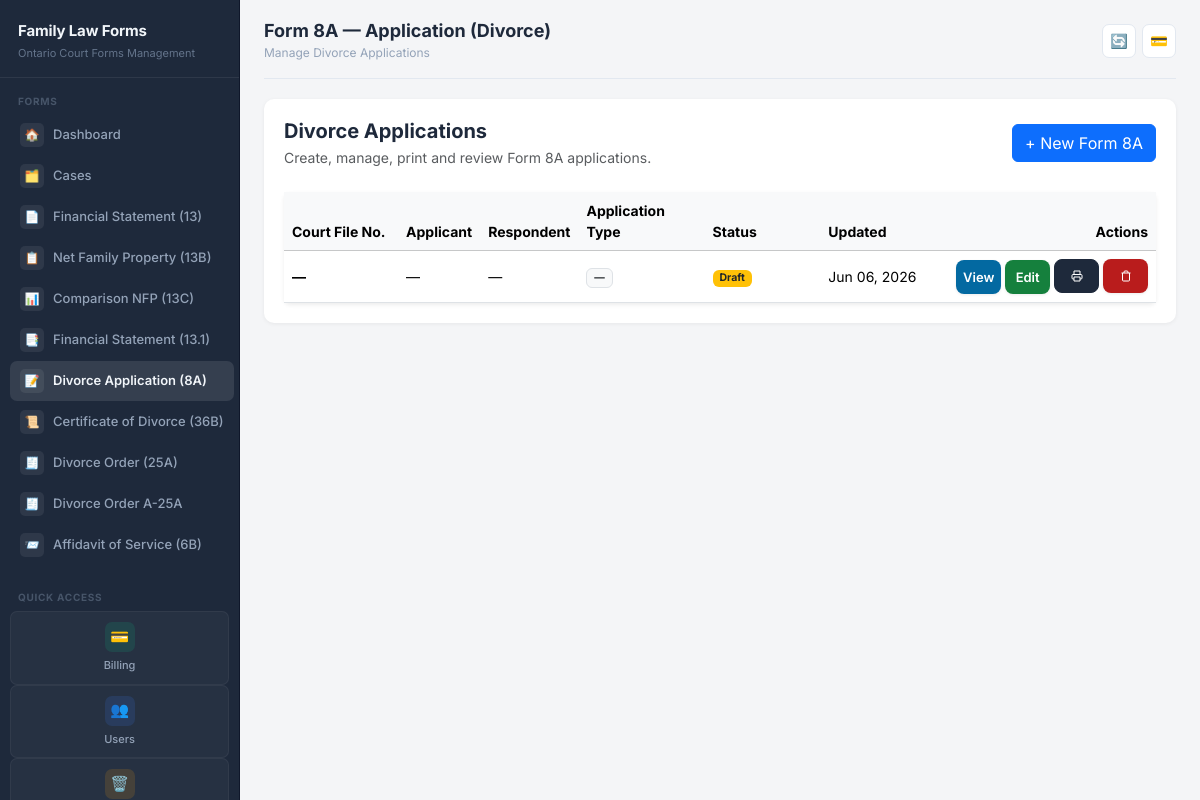
The page /forms/application-divorce-8a/ (signed in) on the database as committed earlier.
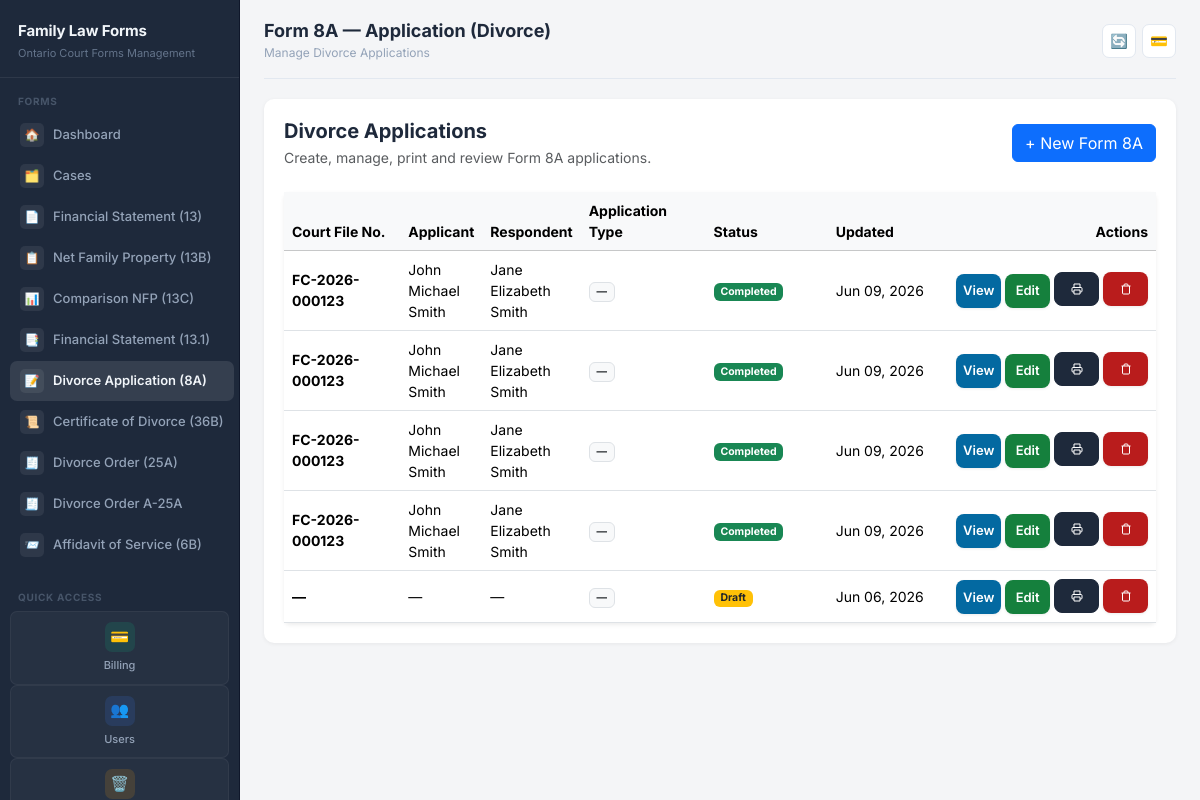
The same page on the database as committed later.
### forms/models.py (models this page shows, shortened)
class SoftDeleteMixin(models.Model):
    is_deleted = models.BooleanField(default=False)
    deleted_at = models.DateTimeField(null=True, blank=True)
    objects = SoftDeleteManager()
    all_objects = AllObjectsManager()
    deleted_objects = DeletedObjectsManager()
    class Meta:
        abstract = True

class ApplicationDivorce8A(SoftDeleteMixin, models.Model):
    case_file = models.ForeignKey(
        "CaseFile",
        on_delete=models.SET_NULL,
        blank=True,
        null=True,
        related_name="application_divorce_8a_forms"
    )
    court_name = models.CharField(max_length=255, blank=True, null=True)
    court_file_number = models.CharField(max_length=255, blank=True, null=True)
    court_office_address = models.TextField(blank=True, null=True)
    is_simple_divorce = models.BooleanField(default=False)
    is_joint_application = models.BooleanField(default=False)
    applicant_name = models.CharField(max_length=255, blank=True, null=True)
    applicant_address = models.TextField(blank=True, null=True)
    applicant_phone_fax = models.CharField(max_length=255, blank=True, null=True)
    applicant_email = models.EmailField(blank=True, null=True)
    applicant_lawyer_name = models.CharField(max_length=255, blank=True, null=True)
    applicant_lawyer_address = models.TextField(blank=True, null=True)
    applicant_lawyer_phone_fax = models.CharField(max_length=255, blank=True, null=True)
    applicant_lawyer_email = models.EmailField(blank=True, null=True)
    respondent_name = models.CharField(max_length=255, blank=True, null=True)
    respondent_address = models.TextField(blank=True, null=True)
    respondent_phone_fax = models.CharField(max_length=255, blank=True, null=True)
    respondent_email = models.EmailField(blank=True, null=True)
    respondent_lawyer_name = models.CharField(max_length=255, blank=True, null=True)
    respondent_lawyer_address = models.TextField(blank=True, null=True)
    respondent_lawyer_phone_fax = models.CharField(max_length=255, blank=True, null=True)
    respondent_lawyer_email = models.EmailField(blank=True, null=True)
    date_of_issue = models.DateField(blank=True, null=True)
    joint_application_details = models.TextField(blank=True, null=True)
    clerk_name = models.CharField(max_length=255, blank=True, null=True)
    clerk_signature = models.CharField(max_length=255, blank=True, null=True)
    applicant_age = models.PositiveIntegerField(blank=True, null=True)
    applicant_birthdate = models.DateField(blank=True, null=True)
    applicant_resident_in = models.CharField(max_length=255, blank=True, null=True)
    applicant_first_name_before_marriage = models.CharField(max_length=255, blank=True, null=True)
    applicant_last_name_before_marriage = models.CharField(max_length=255, blank=True, null=True)
    applicant_gender = models.CharField(max_length=100, blank=True, null=True)
    applicant_divorced_before = models.BooleanField(default=False)
    applicant_previous_divorce_details = models.TextField(blank=True, null=True)
    applicant_resided_ontario_one_year = models.BooleanField(default=False)
    respondent_age = models.PositiveIntegerField(blank=True, null=True)
    respondent_birthdate = models.DateField(blank=True, null=True)
    respondent_resident_in = models.CharField(max_length=255, blank=True, null=True)
    respondent_first_name_before_marriage = models.CharField(max_length=255, blank=True, null=True)
    respondent_last_name_before_marriage = models.CharField(max_length=255, blank=True, null=True)
    respondent_gender = models.CharField(max_length=100, blank=True, null=True)
    respondent_divorced_before = models.BooleanField(default=False)
    respondent_previous_divorce_details = models.TextField(blank=True, null=True)
    respondent_resided_ontario_one_year = models.BooleanField(default=False)
    married_on = models.DateField(blank=True, null=True)
    started_living_together_on = models.DateField(blank=True, null=True)
    separated_on = models.DateField(blank=True, null=True)
    never_lived_together = models.BooleanField(default=False)
    children_details = models.TextField(blank=True, null=True)
    previous_court_case = models.BooleanField(default=False)
    previous_written_agreement = models.BooleanField(default=False)
    previous_agreement_details = models.TextField(blank=True, null=True)
    notice_of_calculation_issued = models.BooleanField(default=False)
    notice_of_calculation_details = models.TextField(blank=True, null=True)
    asking_different_child_support = models.BooleanField(default=False)
    different_child_support_explanation = models.TextField(blank=True, null=True)
    claim_divorce = models.BooleanField(default=False)
    claim_spousal_support = models.BooleanField(default=False)
    claim_child_support_table = models.BooleanField(default=False)
    claim_child_support_other = models.BooleanField(default=False)
    claim_decision_making = models.BooleanField(default=False)
    claim_parenting_time = models.BooleanField(default=False)
    claim_support_child_table_family_law = models.BooleanField(default=False)
    claim_support_child_other_family_law = models.BooleanField(default=False)
    claim_restraining_order = models.BooleanField(default=False)
    claim_indexing_spousal_support = models.BooleanField(default=False)
    claim_declaration_parentage = models.BooleanField(default=False)
    claim_guardianship_child_property = models.BooleanField(default=False)
    claim_property_equalization = models.BooleanField(default=False)
    claim_exclusive_possession_home = models.BooleanField(default=False)
    claim_exclusive_possession_contents = models.BooleanField(default=False)
    claim_freezing_assets = models.BooleanField(default=False)
    claim_sale_family_property = models.BooleanField(default=False)
    claim_costs = models.BooleanField(default=False)
    claim_annulment = models.BooleanField(default=False)
    claim_prejudgment_interest = models.BooleanField(default=False)
    claim_other = models.BooleanField(default=False)
    other_claims = models.TextField(blank=True, null=True)
    simple_claim_divorce = models.BooleanField(default=False)
    simple_claim_costs = models.BooleanField(default=False)
    divorce_ground_separation = models.BooleanField(default=False)
    separation_date = models.DateField(blank=True, null=True)
    not_lived_together_since = models.BooleanField(default=False)
    lived_together_attempt_reconcile = models.BooleanField(default=False)
    lived_together_periods = models.TextField(blank=True, null=True)
    divorce_ground_adultery = models.BooleanField(default=False)
    adultery_spouse_name = models.CharField(max_length=255, blank=True, null=True)
    adultery_details = models.TextField(blank=True, null=True)
    divorce_ground_cruelty = models.BooleanField(default=False)
    cruelty_spouse_name = models.CharField(max_length=255, blank=True, null=True)
    cruelty_victim_name = models.CharField(max_length=255, blank=True, null=True)
    cruelty_details = models.TextField(blank=True, null=True)
    joint_orders_details = models.TextField(blank=True, null=True)
    important_facts_supporting_claims = models.TextField(blank=True, null=True)
    applicant_certificate_confirmed = models.BooleanField(default=False)
    applicant_signature = models.CharField(max_length=255, blank=True, null=True)
    applicant_signature_date = models.DateField(blank=True, null=True)
    joint_applicant_signature_1 = models.CharField(max_length=255, blank=True, null=True)
    joint_applicant_signature_1_date = models.DateField(blank=True, null=True)
    joint_applicant_signature_2 = models.CharField(max_length=255, blank=True, null=True)
    joint_applicant_signature_2_date = models.DateField(blank=True, null=True)
    applicant_lawyer_certificate_name = models.CharField(max_length=255, blank=True, null=True)
    applicant_lawyer_certificate_date = models.DateField(blank=True, null=True)
    applicant_lawyer_certificate_signature = models.CharField(max_length=255, blank=True, null=True)
    respondent_lawyer_certificate_name = models.CharField(max_length=255, blank=True, null=True)
    respondent_lawyer_certificate_date = models.DateField(blank=True, null=True)
    respondent_lawyer_certificate_signature = models.CharField(max_length=255, blank=True, null=True)
    filing_date = models.DateField(blank=True, null=True)
    place_of_filing = models.CharField(max_length=255, blank=True, null=True)
    filing_notes = models.TextField(blank=True, null=True)
    additional_notes = models.TextField(blank=True, null=True)
    special_filing_instructions = models.TextField(blank=True, null=True)
    marriage_certificate = models.FileField(upload_to="form8a/marriage_certificates/", blank=True, null=True)
    financial_statement_attachment = models.FileField(upload_to="form8a/financial_statements/", blank=True, null=True)
    other_supporting_documents = models.FileField(upload_to="form8a/supporting_documents/", blank=True, null=True)
    review_confirmed = models.BooleanField(default=False)
    documents_complete = models.BooleanField(default=False)
    is_completed = models.BooleanField(default=False)
    created_at = models.DateTimeField(auto_now_add=True)
    updated_at = models.DateTimeField(auto_now=True)
    class Meta:
        verbose_name = "Form 8A Application Divorce"
        verbose_name_plural = "Form 8A Application Divorce"

### forms/views.py (the view)
@login_required
def application_divorce_8a_list(request):
    applications = ApplicationDivorce8A.objects.all().order_by("-updated_at")
    for app in applications:
        app.can_view = request.user.is_superuser or user_permissions(request).get('user_permissions', {}).get('application_divorce_8a', {}).get('view', False)
        app.can_edit = request.user.is_superuser or user_permissions(request).get('user_permissions', {}).get('application_divorce_8a', {}).get('edit', False)
        app.can_print = request.user.is_superuser or user_permissions(request).get('user_permissions', {}).get('application_divorce_8a', {}).get('print', False)
        app.can_delete = request.user.is_superuser or user_permissions(request).get('user_permissions', {}).get('application_divorce_8a', {}).get('delete', False)
    return render(request, "forms/application_divorce_8a_list.html", {
        "applications": applications
    })

### forms/templates/forms/application_divorce_8a_list.html (shortened to what this page needs)
{% extends "base.html" %}
{% load custom_filters %}
{% block header %}
Form 8A — Application (Divorce)
{% endblock %}
{% block subheader %}
Manage Divorce Applications
{% endblock %}
{% block content %}
<div class="d-flex justify-content-between align-items-center mb-4">
  <div>
    <h5 class="fw-bold mb-1">
      Divorce Applications
    </h5>
    <p class="text-muted mb-0">
      Create, manage, print and review Form 8A applications.
    </p>
  </div>
  <div>
    <a href="{% url 'application_divorce_8a_create' %}"
       class="btn btn-primary">
      + New Form 8A
    </a>
  </div>
</div>
<div class="card shadow-sm border-0">
  <div class="card-body p-0">
    <div class="table-responsive">
      <table class="table table-hover align-middle mb-0">
        <thead class="table-light">
          <tr>
            <th style="width:140px;">Court File No.</th>
            <th>Applicant</th>
            <th>Respondent</th>
            <th style="width:140px;">Application Type</th>
            <th style="width:140px;">Status</th>
            <th style="width:140px;">Updated</th>
            <th class="text-end" style="width:280px;">Actions</th>
          </tr>
        </thead>
        <tbody>
          {% for application in applications %}
          <tr>
            <td>
              <strong>{{ application.court_file_number|default:"—" }}</strong>
            </td>
            <td>
              {{ application.applicant_name|default:"—" }}
            </td>
            <td>
              {{ application.respondent_name|default:"—" }}
            </td>
            <td>
              {% if application.application_type == "simple" %}
                <span class="badge bg-secondary">Simple</span>
              {% elif application.application_type == "joint" %}
                <span class="badge bg-info text-dark">Joint</span>
              {% else %}
                <span class="badge bg-light text-dark border">—</span>
              {% endif %}
            </td>
            <td>
              {% if application.is_completed %}
                <span class="badge bg-success">Completed</span>
              {% else %}
                <span class="badge bg-warning text-dark">Draft</span>
              {% endif %}
            </td>
            <td>
              {{ application.updated_at|date:"M d, Y" }}
            </td>
            <td class="text-end">
              {% with can_view=application.can_view can_edit=application.can_edit can_print=application.can_print can_delete=application.can_delete %}
                {% include 'partials/action_buttons.html' with object_id=application.id view_name='application_divorce_8a_view' edit_name='application_divorce_8a_page1_edit' print_name='application_divorce_8a_print' delete_name='application_divorce_8a_delete' can_view=can_view can_edit=can_edit can_print=can_print can_delete=can_delete object_label='Form 8A Divorce Application' %}
              {% endwith %}
            </td>
          </tr>
          {% endfor %}
        </tbody>
      </table>
    </div>
  </div>
</div>
{% endblock %}

### forms/templates/partials/action_buttons.html (shortened to what this page needs)
<div class="actions">
  {% if can_view %}
    {% if view_name %}
      <a class="btn-mini btn-info-modern" href="{% url view_name object_id %}">View</a>
    {% endif %}
  {% endif %}
  {% if can_edit %}
    {% if edit_name %}
      <a class="btn-mini btn-edit-modern" href="{% url edit_name object_id %}">Edit</a>
    {% endif %}
  {% endif %}
  {% if can_print %}
    {% if print_name %}
      <a class="btn-mini btn-modern" href="{% url print_name object_id %}" target="_blank" title="Print {{ object_label|default:'record' }}">
        <svg width="12" height="12" fill="none" stroke="currentColor" stroke-width="2" viewBox="0 0 24 24" style="vertical-align: -1px;"><path d="M6 9V2h12v7M6 18H4a2 2 0 01-2-2v-5a2 2 0 012-2h16a2 2 0 012 2v5a2 2 0 01-2 2h-2M6 14h12v8H6z"/></svg>
      </a>
    {% endif %}
  {% endif %}
  {% if can_delete %}
    {% if delete_name %}
      <a class="btn-mini btn-delete-modern" href="{% url delete_name object_id %}" title="Delete {{ object_label|default:'record' }}">
        <svg width="12" height="12" fill="none" stroke="currentColor" stroke-width="2" viewBox="0 0 24 24" style="vertical-align: -1px;"><path d="M3 6h18M19 6v14a2 2 0 01-2 2H7a2 2 0 01-2-2V6m3 0V4a2 2 0 012-2h4a2 2 0 012 2v2"/></svg>
      </a>
    {% endif %}
  {% endif %}
</div>

Rows that differ between the two databases and show on the page:
added ApplicationDivorce8A: court_file_number "FC-2026-000123", applicant_name "John Michael Smith", respondent_name "Jane Elizabeth Smith", is_completed "Completed", updated_at "Jun 09, 2026"
added ApplicationDivorce8A: court_file_number "FC-2026-000123", applicant_name "John Michael Smith", respondent_name "Jane Elizabeth Smith", is_completed "Completed", updated_at "Jun 09, 2026"
added ApplicationDivorce8A: court_file_number "FC-2026-000123", applicant_name "John Michael Smith", respondent_name "Jane Elizabeth Smith", is_completed "Completed", updated_at "Jun 09, 2026"
added ApplicationDivorce8A: court_file_number "FC-2026-000123", applicant_name "John Michael Smith", respondent_name "Jane Elizabeth Smith", is_completed "Completed", updated_at "Jun 09, 2026"
